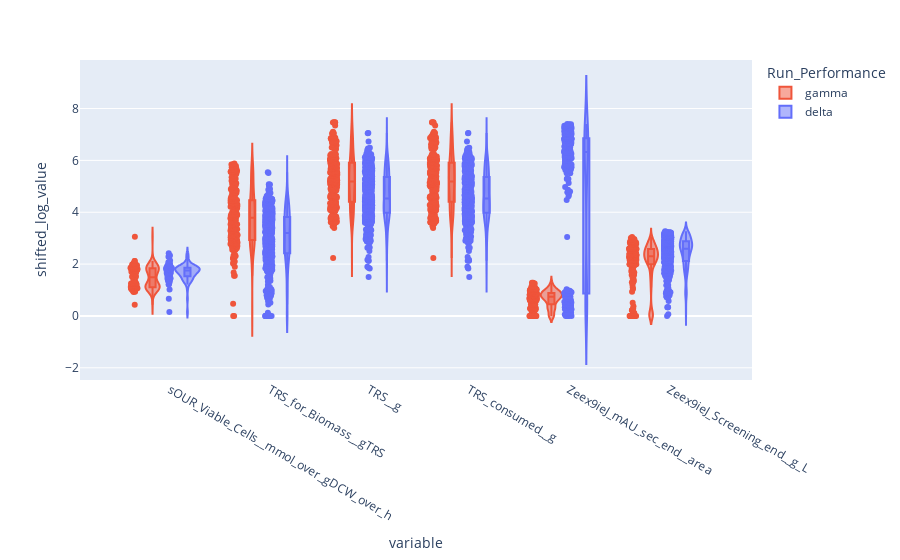

The notebook cell this image was saved under:
### Code cell
### plot top loadings variables raw data
import plotly.express as px
import math

df = pca_loadings

_df = pd.concat([y_train[model_target],X_train],axis=1)

_df = _df.melt(id_vars=[model_target])

_df['value'] = _df['value'].clip(lower=0)
                   
_df = _df.query('variable in {}'.format(top_vars)).dropna()

_df['shifted_log_value'] = [math.log(x+1) for x in _df['value']]


fig = px.violin(_df, y="shifted_log_value", x="variable", 
                color=color_var, box=True, points="all",
                hover_data=_df.columns,
                color_discrete_map={'delta': colors[0] ,'gamma':colors[1]})

# fig.update_layout( yaxis_type="log")
fig.show()

### Figure 1 — Plotly figure (JSON) as saved in the notebook; plotly's stock layout.template omitted (floating-point values rounded to 4 significant figures; data arrays with more than 128 entries replaced by an {"elided": "..."} marker saying what was removed)
{"data": [{"alignmentgroup": "True", "box": {"visible": true}, "customdata": {"elided": "1305x4 mixed values"}, "hovertemplate": "Run_Performance=%{customdata[0]}<br>variable=%{customdata[1]}<br>shifted_log_value=%{customdata[3]}<br>value=%{customdata[2]}<extra></extra>", "legendgroup": "gamma", "marker": {"color": "#EF553B"}, "name": "gamma", "offsetgroup": "gamma", "orientation": "v", "points": "all", "scalegroup": "True", "showlegend": true, "type": "violin", "x": {"elided": "1305 str values"}, "x0": " ", "xaxis": "x", "y": {"elided": "1305 float values"}, "y0": " ", "yaxis": "y"}, {"alignmentgroup": "True", "box": {"visible": true}, "customdata": {"elided": "2546x4 mixed values"}, "hovertemplate": "Run_Performance=%{customdata[0]}<br>variable=%{customdata[1]}<br>shifted_log_value=%{customdata[3]}<br>value=%{customdata[2]}<extra></extra>", "legendgroup": "delta", "marker": {"color": "#636EFA"}, "name": "delta", "offsetgroup": "delta", "orientation": "v", "points": "all", "scalegroup": "True", "showlegend": true, "type": "violin", "x": {"elided": "2546 str values"}, "x0": " ", "xaxis": "x", "y": {"elided": "2546 float values"}, "y0": " ", "yaxis": "y"}], "layout": {"autosize": true, "legend": {"title": {"text": "Run_Performance"}, "tracegroupgap": 0}, "margin": {"t": 60}, "violinmode": "group", "xaxis": {"anchor": "y", "autorange": true, "domain": [0, 1], "range": [-0.8967, 5.837], "title": {"text": "variable"}, "type": "category"}, "yaxis": {"anchor": "x", "autorange": true, "domain": [0, 1], "range": [-2.47, 9.872], "title": {"text": "shifted_log_value"}, "type": "linear"}}}
